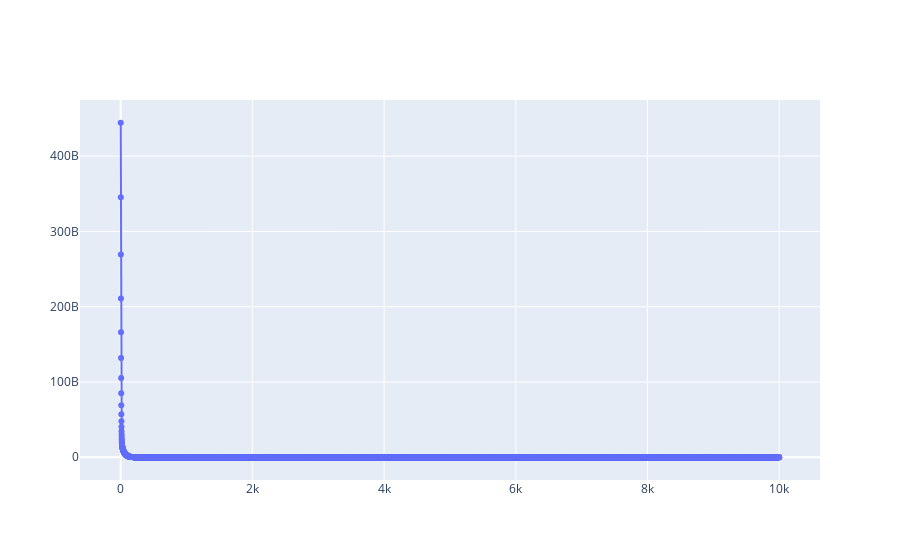

Write notebook code for a chart like this one.
### Code cell
fig = make_subplots(rows = 1, cols = 1)
fig.add_trace(go.Scatter(x = costx, y = costy, mode = "markers+lines", name = "Real"), row = 1, col = 1)
fig.show()

### Figure 1 — Plotly figure (JSON) as saved in the notebook; plotly's stock layout.template omitted (floating-point values rounded to 4 significant figures; data arrays with more than 128 entries replaced by an {"elided": "..."} marker saying what was removed)
{"data": [{"mode": "markers+lines", "name": "Real", "type": "scatter", "x": {"elided": "10001 int values"}, "xaxis": "x", "y": {"elided": "10001 float values"}, "yaxis": "y"}], "layout": {"xaxis": {"anchor": "y", "domain": [0, 1]}, "yaxis": {"anchor": "x", "domain": [0, 1]}}}
